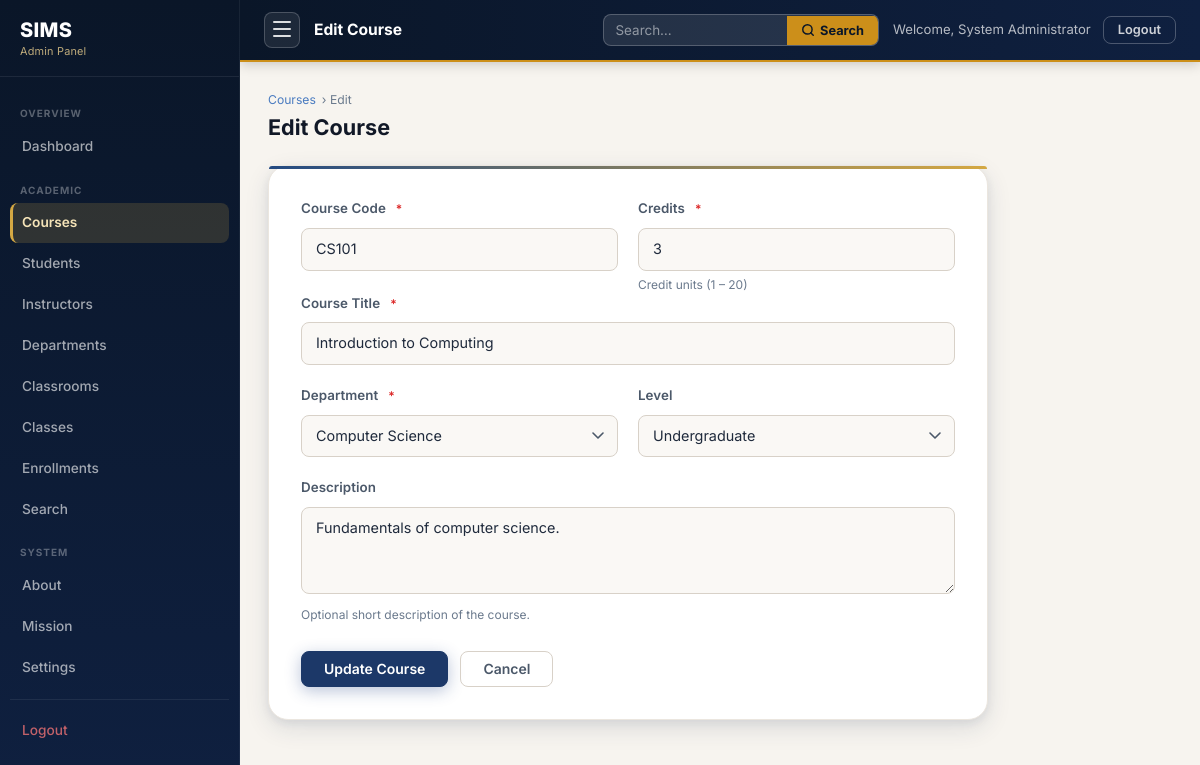
Page /course_edit.php?id=1 (signed in) on the committed database.
### tables this page shows
CREATE TABLE courses (
    course_id     INT          NOT NULL AUTO_INCREMENT,
    department_id INT          NOT NULL,
    course_code   VARCHAR(20)  NOT NULL,
    course_name   VARCHAR(200) NOT NULL,
    description   TEXT         DEFAULT NULL,
    credits       TINYINT      NOT NULL DEFAULT 3,
    level         VARCHAR(20)  NOT NULL DEFAULT 'Undergraduate'
                      COMMENT 'e.g. Undergraduate, Postgraduate',

    CONSTRAINT pk_courses     PRIMARY KEY (course_id),
    CONSTRAINT uq_course_code UNIQUE (course_code),
    CONSTRAINT fk_course_dept
        FOREIGN KEY (department_id)
        REFERENCES departments(department_id)
        ON DELETE RESTRICT
        ON UPDATE CASCADE
);

CREATE TABLE departments (
    department_id    INT          NOT NULL AUTO_INCREMENT,
    dept_code        VARCHAR(10)  NOT NULL,
    dept_name        VARCHAR(100) NOT NULL,
    hod_name         VARCHAR(150) DEFAULT NULL COMMENT 'Head of Department (optional)',
    established_year YEAR         DEFAULT NULL,

    CONSTRAINT pk_departments PRIMARY KEY (department_id),
    CONSTRAINT uq_dept_code   UNIQUE (dept_code),
    CONSTRAINT uq_dept_name   UNIQUE (dept_name)
);

### course_edit.php (the view, shortened to what this page needs)
<?php
require_once '../config.php';
$id = (int)($_GET['id'] ?? $_POST['course_id'] ?? 0);
$stmt = $pdo->prepare("SELECT * FROM courses WHERE course_id=:id");
$stmt->execute([':id'=>$id]);
$course = $stmt->fetch();
$depts = $pdo->query("SELECT department_id,dept_name FROM departments ORDER BY dept_name ASC")->fetchAll();
$levelOptions = ['Undergraduate', 'Postgraduate', 'Diploma', 'Certificate'];
require_once '../includes/admin_sidebar.php';
?>
<div class="admin-ph">
  <div class="admin-ph-breadcrumb"><a href="courses.php">Courses</a> &rsaquo; Edit</div>
  <div class="admin-ph-row"><h2 class="admin-ph-title">Edit Course</h2></div>
</div>
<div class="admin-form-card">
  <form method="POST" action="course_edit.php" novalidate>
    <div class="form-row">
      <div class="form-group">
        <label class="form-label" for="course_code">Course Code <span class="req">*</span></label>
        <input type="text" id="course_code" name="course_code" class="form-control"
               maxlength="20" required
               value="<?= htmlspecialchars($course['course_code'], ENT_QUOTES, 'UTF-8') ?>">
      </div>
      <div class="form-group">
        <label class="form-label" for="credits">Credits <span class="req">*</span></label>
        <input type="number" id="credits" name="credits" class="form-control"
               min="1" max="20" required value="<?= (int)$course['credits'] ?>">
        <p class="form-hint">Credit units (1 – 20)</p>
      </div>
    </div>
    <div class="form-group">
      <label class="form-label" for="course_title">Course Title <span class="req">*</span></label>
      <input type="text" id="course_title" name="course_title" class="form-control"
             maxlength="200" required
             value="<?= htmlspecialchars($course['course_name'], ENT_QUOTES, 'UTF-8') ?>">
    </div>
    <div class="form-row">
      <div class="form-group">
        <label class="form-label" for="dept_id">Department <span class="req">*</span></label>
        <select id="dept_id" name="dept_id" class="form-control" required>
          <?php foreach ($depts as $d): ?>
            <option value="<?= (int)$d['department_id'] ?>"
              <?= ((int)$course['department_id'] === (int)$d['department_id']) ? 'selected' : '' ?>>
              <?= htmlspecialchars($d['dept_name'], ENT_QUOTES, 'UTF-8') ?>
            </option>
          <?php endforeach; ?>
        </select>
      </div>
      <div class="form-group">
        <label class="form-label" for="level">Level</label>
        <select id="level" name="level" class="form-control">
          <?php foreach ($levelOptions as $lv): ?>
            <option value="<?= htmlspecialchars($lv, ENT_QUOTES, 'UTF-8') ?>"
              <?= ($course['level'] === $lv) ? 'selected' : '' ?>>
              <?= htmlspecialchars($lv, ENT_QUOTES, 'UTF-8') ?>
            </option>
          <?php endforeach; ?>
        </select>
      </div>
    </div>
    <div class="form-group">
      <label class="form-label" for="description">Description</label>
      <textarea id="description" name="description" class="form-control"
                rows="3" maxlength="1000"
                style="resize:vertical;"><?= htmlspecialchars($course['description'] ?? '', ENT_QUOTES, 'UTF-8') ?></textarea>
      <p class="form-hint">Optional short description of the course.</p>
    </div>
    <div class="btn-row">
      <button type="submit" class="btn btn-primary">Update Course</button>
      <a href="course_view.php?id=<?= (int)$id ?>" class="btn btn-ghost">Cancel</a>
    </div>
  </form>
</div>
<?php require_once '../includes/admin_footer.php'; ?>

### admin.css (style rules this page uses)
.admin-body { background: var(--bg-tinted); display: block; }
.admin-ph { margin-bottom: 24px; }
.admin-ph-breadcrumb { font-size: 0.76rem; color: var(--text-muted); margin-bottom: 6px; display: flex; align-items: center; gap: 6px; }
.admin-ph-breadcrumb a { color: var(--primary-light); }
.admin-ph-row { display: flex; align-items: center; justify-content: space-between; flex-wrap: wrap; gap: 12px; }
.admin-ph-title { font-size: 1.35rem; font-weight: 700; color: var(--text-900); line-height: 1.2; }
.admin-form-card { background: var(--surface); border: 1px solid var(--border-light); border-radius: var(--r-xl); padding: 32px; box-shadow: var(--shadow-md); max-width: 720px; position: relative; }
.admin-form-card::before { content: ''; position: absolute; top: 0; left: 0; right: 0; height: 3px; background: linear-gradient(90deg, var(--primary-600), var(--accent-500)); border-radius: var(--r-xl) var(--r-xl) 0 0; }

### rows in the picture
courses: course_code "CS101", credits "3", course_title "Introduction to Computing", dept_id "Computer Science", level "Undergraduate", description "Fundamentals of computer science."

### other values in the picture
$label "Dashboard"
$label "Courses"
$label "Students"
$label "Instructors"
$label "Departments"
$label "Classrooms"
$label "Classes"
$label "Enrollments"
$label "Search"
$label "About"
$label "Mission"
$label "Settings"
$pageTitle "Edit Course"
$adminName "System Administrator"
